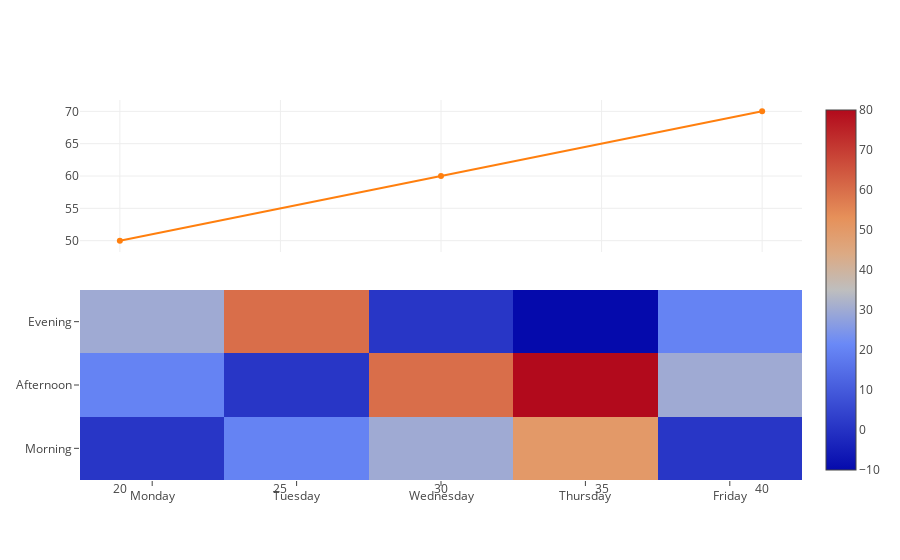

The notebook cell saved with this chart:
### Code cell
trace = go.Heatmap(z=[[1, 20, 30, 50, 1], [20, 1, 60, 80, 30], [30, 60, 1, -10, 20]],
                   x=['Monday', 'Tuesday', 'Wednesday', 'Thursday', 'Friday'],
                   y=['Morning', 'Afternoon', 'Evening'])


trace2 = go.Scatter(
    x=[20, 30, 40],
    y=[50, 60, 70],
    xaxis='x2',
    yaxis='y2'
)

data=[trace, trace2]

layout = go.Layout(
#     xaxis=dict(
#         domain=[0, 1]
#     ),
#     xaxis2=dict(
#         domain=[0, 1]
#     ),
    yaxis = dict(domain = [0,0.5] ) ,
    yaxis2 = dict(domain = [0.6,1], anchor='x2')
)

fig = go.Figure(data=data, layout=layout)
iplot(fig, filename='labelled-heatmap.html')

### Figure 1 — Plotly figure (JSON) as saved in the notebook; plotly's stock layout.template omitted (floating-point values rounded to 4 significant figures)
{"data": [{"type": "heatmap", "uid": "4d8e2de5-15a0-42e8-b940-06a1ea0e42af", "x": ["Monday", "Tuesday", "Wednesday", "Thursday", "Friday"], "y": ["Morning", "Afternoon", "Evening"], "z": [[1, 20, 30, 50, 1], [20, 1, 60, 80, 30], [30, 60, 1, -10, 20]]}, {"type": "scatter", "uid": "5ee2fe8e-eb76-45b4-9f77-872d8bbd738b", "x": [20, 30, 40], "xaxis": "x2", "y": [50, 60, 70], "yaxis": "y2"}], "layout": {"yaxis": {"domain": [0, 0.5]}, "yaxis2": {"anchor": "x2", "domain": [0.6, 1]}}}
